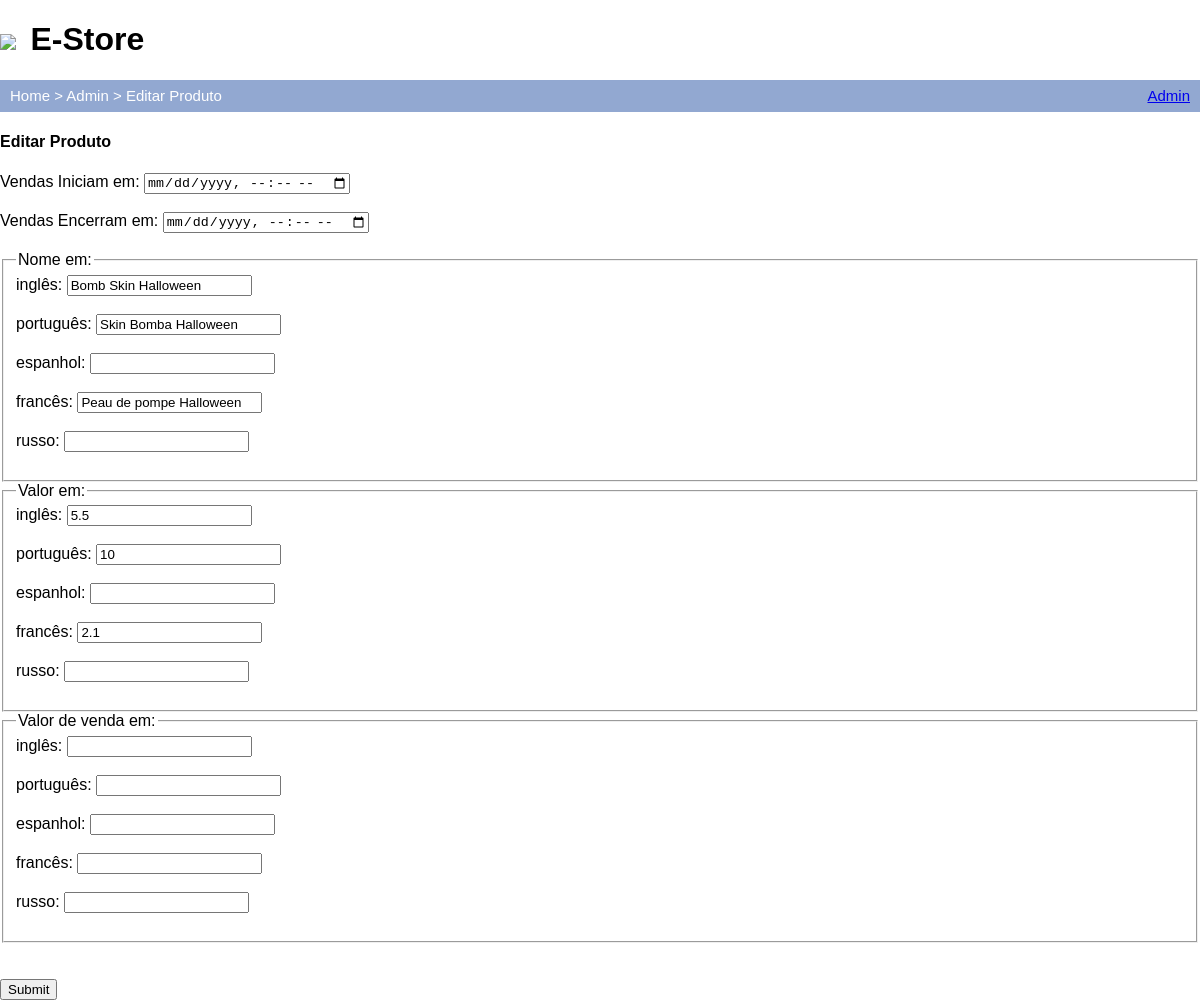
Page /edit_product.php?id=1 on the committed database.
### tables this page shows
CREATE TABLE `products` (
	`id` INT(10) NOT NULL AUTO_INCREMENT,
	`name_pt` VARCHAR(200) NULL DEFAULT NULL,
	`name_en` VARCHAR(200) NULL DEFAULT NULL,
	`name_fr` VARCHAR(200) NULL DEFAULT NULL,
	`price_pt` FLOAT NULL DEFAULT NULL,
	`price_en` FLOAT NULL DEFAULT NULL,
	`price_fr` FLOAT NULL DEFAULT NULL,
	`sale_start` DATETIME NULL DEFAULT NULL,
	`sale_end` DATETIME NULL DEFAULT NULL,
	`sale_price_pt` FLOAT NULL DEFAULT NULL,
	`sale_price_en` FLOAT NULL DEFAULT NULL,
	`sale_price_fr` FLOAT NULL DEFAULT NULL,

	PRIMARY KEY (`id`)
)
COLLATE='utf8_general_ci';

### src/Models/DatabaseMysql.php (called while the page is built, shortened)
<?php declare(strict_types=1);
class DatabaseMysql implements DatabaseInterface
{
    private $servername;
    private $username;
    private $password;
    private $dbname;
    private $conn;
    private $result;
    public function __construct($servername=null, $username=null, $password=null, $dbname=null)
    {
        if (isset($GLOBALS['DB_DSN'])) {
            $this->servername = $GLOBALS['DB_DSN'];
            $this->username   = $GLOBALS['DB_USER'];
            $this->password   = $GLOBALS['DB_PASSWD'];
            $this->dbname     = $GLOBALS['DB_DBNAME'];
        } else {
            $this->servername = $servername ?? getenv('MYSQL_SERVER');
            $this->username   = $username ?? getenv('MYSQ_USER');
            $this->password   = $password ?? getenv('MYSQL_PASS');
            $this->dbname     = $dbname ?? getenv('MYSQL_DATABASE');
        }
    }
    public function openConnection(): void
    {
        $this->conn = mysqli_connect($this->servername,
                               $this->username,
                               $this->password,
                               $this->dbname);
    }
    public function runQuery(string $query)
    {
        return $this->result = mysqli_query($this->conn, $query);
    }
    public function fetchAssocData(): ?array
    {
        return mysqli_fetch_assoc($this->result);
    }
}

### src/Repositories/ProductRepository.php (called while the page is built, shortened)
<?php declare(strict_types=1);
class ProductRepository extends BaseRepository implements ProductRepositoryInterface
{
    public function __construct(DatabaseInterface $database)
    {
        $this->entityManager = $database;
    }
    public function getProductById($id): ?array
    {
        $sql = "select * from products where id = " . $id;
        $this->entityManager->runQuery($sql);
        return $this->entityManager->fetchAssocData();
    }
}

### src/Services/ProductService.php (called while the page is built, shortened)
<?php
class ProductService implements ProductServiceInterface
{
    private $productRepository;
    public function __construct(string $language, DatabaseInterface $db)
    {
        $this->productRepository = new ProductRepository($db);
        $this->productRepository->setLanguage($language);
    }
    public function getProductById($id): ?array
    {
        return $this->productRepository->getProductById($id);
    }
}

### src/Pages/ProductHTML.php (the view, shortened to what this page needs)
<?php declare(strict_types=1);
class ProductHTML
{
    private $productService;
    public function __construct(ProductServiceInterface $productService)
    {
        $this->productService = $productService;
    }
    public function showFormEdit($id)
    {
        $product = $this->productService->getProductById($id);
        $sale_start = !empty($product["sale_start"])?$this->getISOStringDatetime($product["sale_start"]): "";
        $sale_end = !empty($product["sale_end"])?$this->getISOStringDatetime($product["sale_end"]): "";
        echo '
        <h4>Editar Produto</h4>
        <form action="/change_product.php" method="post">
              <label for="sale_start">Vendas Iniciam em:</label>
              <input type="datetime-local" id="sale_start" value="'.$sale_start.'" name="sale_start"><br><br>
              <label for="sale_end">Vendas Encerram em:</label>
              <input type="datetime-local" id="sale_end" value="'.$sale_end.'" name="sale_end"><br><br>
            <fieldset>
              <legend> Nome em:</legend>
              <label for="name_en">inglês:</label>
              <input type="text" id="name_en" value="'.$product["name_en"].'" name="name_en"><br><br>
              <label for="name_pt">português:</label>
              <input type="text" id="name_pt" value="'.$product["name_pt"].'" name="name_pt"><br><br>
              <label for="name_es">espanhol:</label>
              <input type="text" id="name_es" value="'.$product["name_es"].'" name="name_es"><br><br>
              <label for="name_fr">francês:</label>
              <input type="text" id="name_fr" value="'.$product["name_fr"].'" name="name_fr"><br><br>
              <label for="name_ru">russo:</label>
              <input type="text" id="name_ru" value="'.$product["name_ru"].'" name="name_ru"><br><br>
            </fieldset>
            <fieldset>
              <legend> Valor em:</legend>
              <label for="price_en">inglês:</label>
              <input type="text" id="price_en" value="'.$product["price_en"].'" name="price_en"><br><br>
              <label for="price_pt">português:</label>
              <input type="text" id="price_pt" value="'.$product["price_pt"].'" name="price_pt"><br><br>
              <label for="price_es">espanhol:</label>
              <input type="text" id="price_es" value="'.$product["price_es"].'" name="price_es"><br><br>
              <label for="price_fr">francês:</label>
              <input type="text" id="price_fr" value="'.$product["price_fr"].'" name="price_fr"><br><br>
              <label for="price_ru">russo:</label>
              <input type="text" id="price_ru" value="'.$product["price_ru"].'" name="price_ru"><br><br>
            </fieldset>
            <fieldset>
              <legend> Valor de venda em:</legend>
              <label for="sale_price_en">inglês:</label>
              <input type="text" id="sale_price_en" value="'.$product["sale_price_en"].'" name="sale_price_en"><br><br>
              <label for="sale_price_pt">português:</label>
              <input type="text" id="sale_price_pt" value="'.$product["sale_price_pt"].'" name="sale_price_pt"><br><br>
              <label for="sale_price_es">espanhol:</label>
              <input type="text" id="sale_price_es" value="'.$product["sale_price_es"].'" name="sale_price_es"><br><br>
              <label for="sale_price_fr">francês:</label>
              <input type="text" id="sale_price_fr" value="'.$product["sale_price_fr"].'" name="sale_price_fr"><br><br>
              <label for="sale_price_ru">russo:</label>
              <input type="text" id="sale_price_ru" value="'.$product["sale_price_ru"].'" name="sale_price_ru"><br><br>
            </fieldset>
            <input type="hidden" id="id" value="'.$product["id"].'" name="id"><br><br>
            <input type="submit" value="Submit">
        </form>
        ';
    }
}

### style.css (style rules this page uses)
body { padding: 0px; margin: 0px; font-family: sans-serif; }

### rows in the picture
products: name_en "Bomb Skin Halloween", name_pt "Skin Bomba Halloween", name_fr "Peau de pompe Halloween", price_en "5.5", price_pt "10", price_fr "2.1"

### other values in the picture
$breadcrumbs "Home > Admin > Editar Produto"
